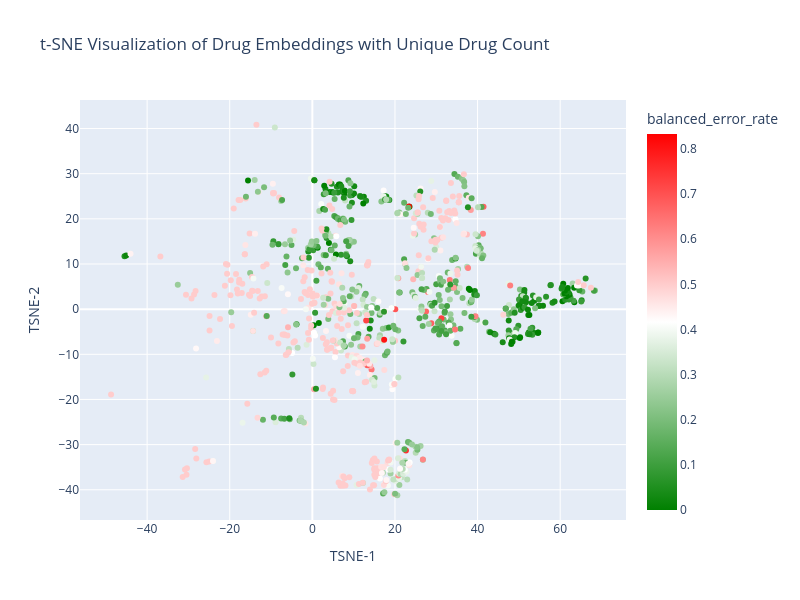

Notebook cell for this chart:
### Code cell
color_sequence = px.colors.qualitative.Set2_r


bins = [0, 1, 2, 4, 7, 10, 11]

fig = px.scatter(
    embedding,
    x="TSNE-1",
    y="TSNE-2",
    color_continuous_scale=[(0, "green"), (0.5, "white"), (1, "red")],
    color=embedding["balanced_error_rate"],  # embedding["pharma_class"],  # embedding['drug_unique_count'],
    #color_discrete_sequence=color_sequence,
    # use hover_data to show drug IDs
    hover_data=hover_data,
    title="t-SNE Visualization of Drug Embeddings with Unique Drug Count",
    width=800,
    height=600,
)
fig.show()

fig.write_html("tsne_visualization_with_balanced_error_rate.html")

### Figure 1 — Plotly figure (JSON) as saved in the notebook; plotly's stock layout.template omitted (floating-point values rounded to 4 significant figures; data arrays with more than 128 entries replaced by an {"elided": "..."} marker saying what was removed)
{"data": [{"customdata": {"elided": "906x8 mixed values"}, "hovertemplate": "TSNE-1=%{x}<br>TSNE-2=%{y}<br>index=%{customdata[0]}<br>pharma_class=%{customdata[1]}<br>Drug Name=%{customdata[2]}<br>drug_count=%{customdata[3]}<br>drug_unique_count=%{customdata[4]}<br>perc_missclassified=%{customdata[5]}<br>edge_count=%{customdata[6]}<br>perc_neg_gt=%{customdata[7]}<br>balanced_error_rate=%{marker.color}<extra></extra>", "legendgroup": "", "marker": {"color": {"elided": "906 float values"}, "coloraxis": "coloraxis", "symbol": "circle"}, "mode": "markers", "name": "", "orientation": "v", "showlegend": false, "type": "scatter", "x": {"elided": "906 float values"}, "xaxis": "x", "y": {"elided": "906 float values"}, "yaxis": "y"}], "layout": {"coloraxis": {"colorbar": {"title": {"text": "balanced_error_rate"}}, "colorscale": [[0, "green"], [0.5, "white"], [1, "red"]]}, "height": 600, "legend": {"tracegroupgap": 0}, "title": {"text": "t-SNE Visualization of Drug Embeddings with Unique Drug Count"}, "width": 800, "xaxis": {"anchor": "y", "domain": [0, 1], "title": {"text": "TSNE-1"}}, "yaxis": {"anchor": "x", "domain": [0, 1], "title": {"text": "TSNE-2"}}}}
